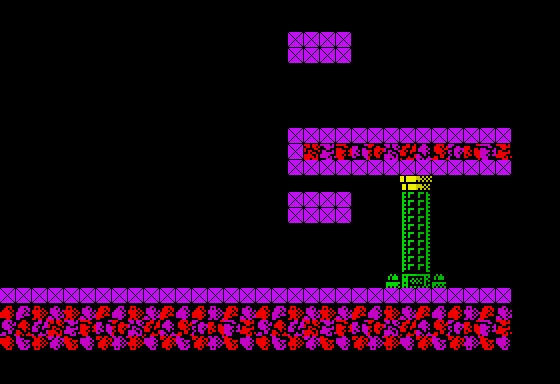

Rendered tile map (Tiled .tmx) drawn with the repository's tilesets; below, a short description and the map source with its tile grids summarised:
An orthogonal 35x24 tile map with 16x16 px tiles, 4 tile layers (Stars, Tile Layer 1, Tile Layer 2, Collision), 32 tilesets and 6 objects (2x waggon, 2x teleport, vitorc, jellyfish_creator).

<map version="1.0" orientation="orthogonal" width="35" height="24" tilewidth="16" tileheight="16">
 <properties>
  <property name="background_color" value="#000000" />
  <property name="nextLevel" value="L02S14" />
 </properties>
 <tileset firstgid="1" name="tiles" tilewidth="16" tileheight="16">
  <image source="../images/tiles.gif" width="240" height="512" />
 </tileset>
 <tileset firstgid="481" name="metatiles" tilewidth="16" tileheight="16">
  <image source="../images/metatiles.gif" width="128" height="16" />
  <tile id="0">
   <properties>
    <property name="type" value="solid" />
   </properties>
  </tile>
 </tileset>
 <tileset firstgid="489" name="ship" tilewidth="176" tileheight="128">
  <image source="../images/ship.gif" width="176" height="128" />
 </tileset>
 <tileset firstgid="490" name="ship_fire" tilewidth="16" tileheight="32">
  <image source="../images/ship_fire.gif" width="48" height="128" />
 </tileset>
 <tileset firstgid="502" name="light" tilewidth="16" tileheight="16">
  <image source="../images/light.gif" width="128" height="32" />
 </tileset>
 <tileset firstgid="518" name="vitorc" tilewidth="48" tileheight="64">
  <image source="../images/vitorc.gif" width="528" height="64" />
 </tileset>
 <tileset firstgid="529" name="turret" tilewidth="96" tileheight="80">
  <image source="../images/turret.gif" width="96" height="80" />
 </tileset>
 <tileset firstgid="530" name="cocoon" tilewidth="80" tileheight="128">
  <image source="../images/cocoon.gif" width="80" height="128" />
 </tileset>
 <tileset firstgid="531" name="radar" tilewidth="80" tileheight="128">
  <image source="../images/radar.gif" width="80" height="128" />
 </tileset>
 <tileset firstgid="532" name="rocket" tilewidth="64" tileheight="96">
  <image source="../images/rocket.gif" width="64" height="96" />
 </tileset>
 <tileset firstgid="533" name="grenade_pack" tilewidth="32" tileheight="32">
  <image source="../images/grenade_pack.gif" width="32" height="32" />
 </tileset>
 <tileset firstgid="534" name="teleport" tilewidth="64" tileheight="96">
  <image source="../images/teleport.gif" width="512" height="96" />
 </tileset>
 <tileset firstgid="542" name="piston" tilewidth="48" tileheight="64">
  <image source="../images/piston.gif" width="48" height="64" />
 </tileset>
 <tileset firstgid="543" name="bubble" tilewidth="32" tileheight="32">
  <image source="../images/bubble.gif" width="96" height="192" />
 </tileset>
 <tileset firstgid="561" name="rocks" tilewidth="16" tileheight="16">
  <image source="../images/rocks.gif" width="512" height="48" />
 </tileset>
 <tileset firstgid="657" name="incubator" tilewidth="64" tileheight="96">
  <image source="../images/incubator.gif" width="64" height="96" />
 </tileset>
 <tileset firstgid="658" name="ammo_pack" tilewidth="32" tileheight="32">
  <image source="../images/ammo_pack.gif" width="32" height="32" />
 </tileset>
 <tileset firstgid="659" name="double_launcher" tilewidth="64" tileheight="48">
  <image source="../images/double_launcher.gif" width="64" height="48" />
 </tileset>
 <tileset firstgid="660" name="mine" tilewidth="32" tileheight="16">
  <image source="../images/mine.gif" width="32" height="16" />
 </tileset>
 <tileset firstgid="661" name="missile_guidance" tilewidth="64" tileheight="64">
  <image source="../images/missile_guidance.gif" width="64" height="64" />
 </tileset>
 <tileset firstgid="662" name="gate" tilewidth="16" tileheight="16">
  <image source="../images/gate.gif" width="176" height="144" />
 </tileset>
 <tileset firstgid="761" name="interceptor" tilewidth="32" tileheight="32">
  <image source="../images/interceptor.gif" width="96" height="192" />
 </tileset>
 <tileset firstgid="779" name="jellyfish" tilewidth="32" tileheight="32">
  <image source="../images/jellyfish.gif" width="96" height="192" />
 </tileset>
 <tileset firstgid="797" name="egg" tilewidth="16" tileheight="16">
  <image source="../images/egg.png" width="32" height="16" />
 </tileset>
 <tileset firstgid="799" name="waggon" tilewidth="64" tileheight="80">
  <image source="../images/waggon.gif" width="64" height="80" />
 </tileset>
 <tileset firstgid="800" name="combined_launcher_top" tilewidth="80" tileheight="32">
  <image source="../images/combined_launcher_top.gif" width="80" height="32" />
 </tileset>
 <tileset firstgid="801" name="combined_launcher_bottom" tilewidth="96" tileheight="32">
  <image source="../images/combined_launcher_bottom.gif" width="96" height="32" />
 </tileset>
 <tileset firstgid="802" name="square_light" tilewidth="16" tileheight="16">
  <image source="../images/square_light.gif" width="128" height="16" />
 </tileset>
 <tileset firstgid="810" name="discharge" tilewidth="64" tileheight="32">
  <image source="../images/discharge.gif" width="320" height="256" />
 </tileset>
 <tileset firstgid="850" name="fungus" tilewidth="48" tileheight="64">
  <image source="../images/fungus.gif" width="48" height="64" />
 </tileset>
 <tileset firstgid="851" name="louse" tilewidth="32" tileheight="32">
  <image source="../images/louse.gif" width="96" height="192" />
 </tileset>
 <tileset firstgid="869" name="beam" tilewidth="16" tileheight="256">
  <image source="../images/beam.gif" width="128" height="256" />
 </tileset>
 <layer name="Stars" width="35" height="24">
  <data>[840 cells, 0 non-empty, 0 distinct tile ids]</data>
 </layer>
 <objectgroup name="Object Layer 3" width="35" height="24" />
 <layer name="Tile Layer 1" width="35" height="24">
  <data>[840 cells, 64 non-empty, 1 distinct tile ids]</data>
 </layer>
 <objectgroup color="#a41e0c" name="Object Layer 1" width="35" height="24">
  <object name="vitorc" gid="518" x="0" y="288" />
  <object name="waggon" gid="799" x="96" y="288" />
  <object name="waggon" gid="799" x="192" y="288" />
  <object name="jellyfish_creator" gid="782" x="512" y="80">
   <properties>
    <property name="behavior" value="swing_and_acceleration" />
   </properties>
  </object>
 </objectgroup>
 <objectgroup name="Object Layer 2" width="35" height="24">
  <object name="teleport" gid="534" x="288" y="288" />
  <object name="teleport" gid="534" x="288" y="128" />
 </objectgroup>
 <layer name="Tile Layer 2" width="35" height="24">
  <data>[840 cells, 186 non-empty, 114 distinct tile ids]</data>
 </layer>
 <objectgroup name="Object Layer 4" width="35" height="24" />
 <layer name="Collision" width="35" height="24">
  <data>[840 cells, 77 non-empty, 1 distinct tile ids]</data>
 </layer>
</map>
